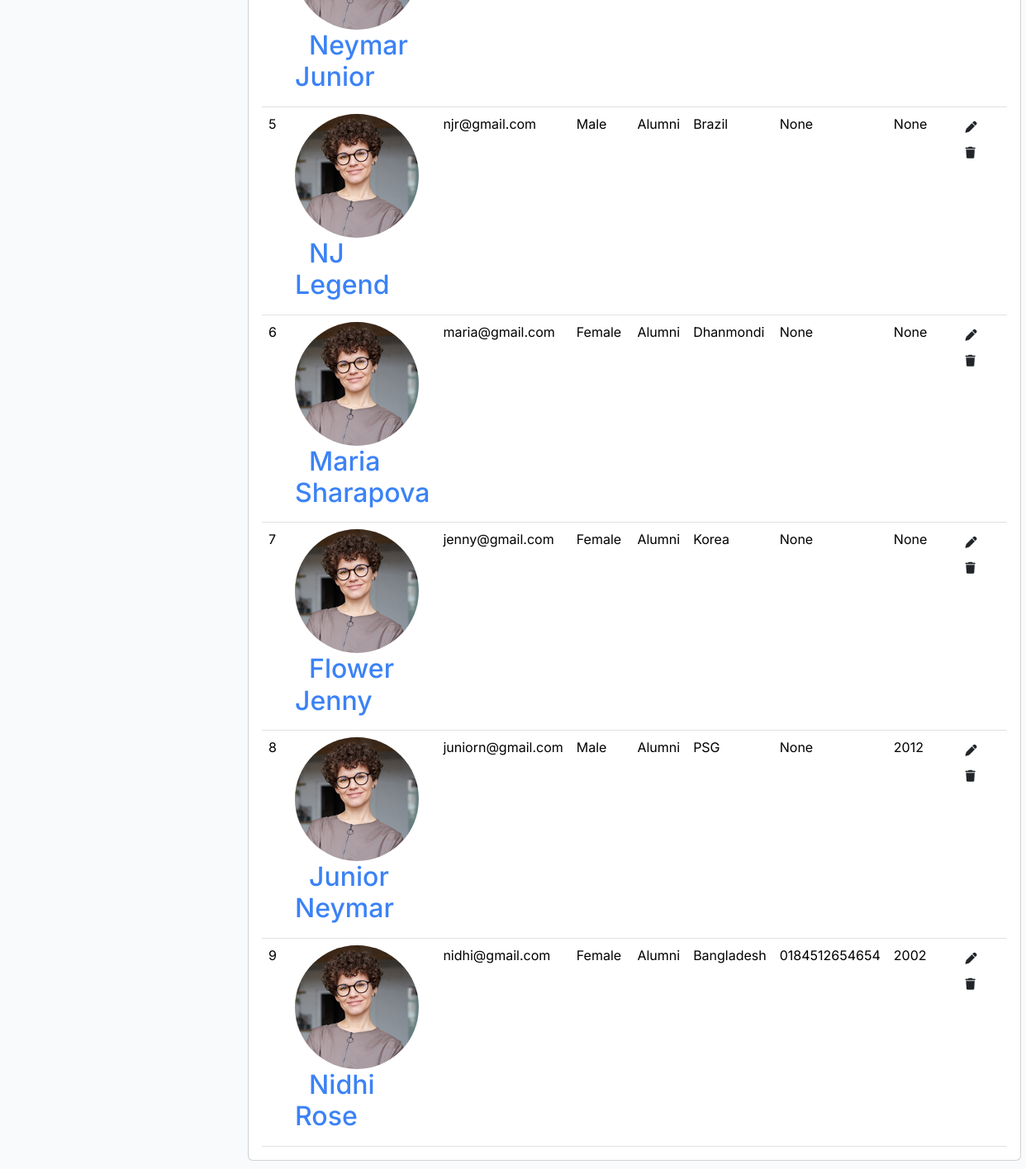
The page /hod/alumni/view (signed in, lower part) on the database as committed earlier.
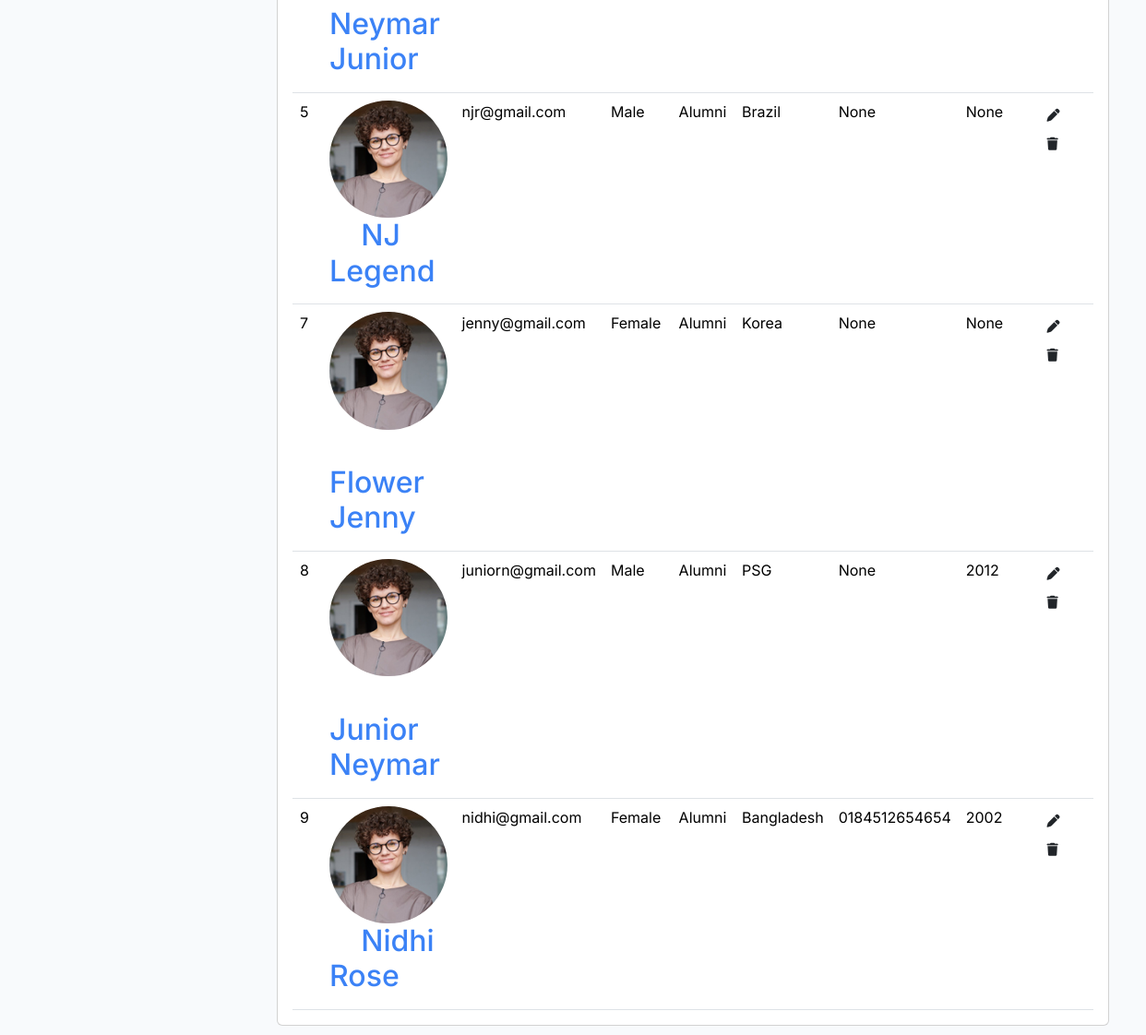
The same page on the database as committed later.
### app/models.py (models this page shows, shortened)
class Alumni(models.Model):
    admin = models.OneToOneField(CustomUser, on_delete=models.CASCADE)
    address = models.TextField(default='')
    gender = models.CharField(max_length=100)
    passing_year = models.CharField(max_length=20, null=True, blank=True)
    phone = models.CharField(max_length=30, null=True, blank=True)
    profession = models.CharField(max_length=200, blank=True)
    company = models.CharField(max_length=200, blank=True)
    linkedin_url = models.URLField(blank=True)
    bio = models.TextField(blank=True)
    map_country = models.CharField(max_length=3, blank=True, help_text='Optional country code for the Alumni Map.')
    map_visible = models.BooleanField(default=False, help_text='Show my selected country on the public Alumni Map.')
    created_at = models.DateTimeField(auto_now_add=True)
    updated_at = models.DateTimeField(auto_now=True)

class CustomUser(AbstractUser):
    USER_TYPE_CHOICES = (
        ('1', 'HOD'),
        ('2', 'Staff'),
        ('3', 'Alumni'),
        ('4', 'Student'),
    )
    email = models.EmailField(unique=True)
    user_type = models.CharField(choices=USER_TYPE_CHOICES, max_length=10, default='4')
    profile_pic = models.ImageField(upload_to='profile_pic', storage=ProfilePictureStorage(), blank=True, null=True)
    USERNAME_FIELD = 'email'
    REQUIRED_FIELDS = ['username']

### webapp/Hod_Views.py (the view)
# urls.py: path('hod/alumni/view', Hod_Views.alumniView, name='view_alumni'),
@role_required('1')
def alumniView(request):
    alumni = Alumni.objects.all()
    context = {
        'alumni': alumni,
    }
    return render(request, 'hod/view_alumni.html', context)

### app/permissions.py (called while the page is built)
def role_required(role):
    def decorator(view):
        @login_required(login_url='/login')
        @wraps(view)
        def wrapped(request, *args, **kwargs):
            if request.user.user_type != role:
                raise PermissionDenied
            return view(request, *args, **kwargs)
        return wrapped
    return decorator

### app/profile_storage.py (called while the page is built)
    def url(self, name):
        if name.startswith('avatars/'):
            return reverse('profile_picture', args=[self._picture_id(name)])
        return default_storage.url(name)

### templates/hod/view_alumni.html (shortened to what this page needs)
{% extends 'base.html' %}
{% load static %}
{% block content %}
    <div class="content container-fluid">
        <div class="row">
            <div class="col-sm-12">
                <div class="card card-table">
                    <div class="card-body">
                        <div class="table-responsive">
                            <table id="table_id" class="table table-hover table-center mb-0">
                                <tbody>
                                {% for i in alumni %}
                                    <tr>
                                        <td>{{ i.id }}</td>
                                        <td>
                                            <h2 class="table-avatar">
                                                {% if user.profile_pic != None and user.profile_pic == "" %}
                                                <a href="{% url 'profile' %}" class="avatar avatar-sm mr-2"><img
                                                        class="avatar-img rounded-circle"
                                                        src=" {{ user.profile_pic }}" alt=""></a>
                                                        {% else %}
                                                        <img
                                                        class="avatar-sm avatar-img rounded-circle"
                                                        src="{% static 'assets/img/profiles/avatar-02.jpg' %}" alt="">&nbsp; &nbsp;</a>
                                                        {% endif %}
                                                <a href="{% url 'profile' %}">{{ i.admin.first_name }} {{ i.admin.last_name }}</a>
                                            </h2>
                                        </td>
                                        <td>{{ i.admin.email }}</td>
                                        <td>{{ i.gender }}</td>
                                        <td>
                                            {% if i.admin.user_type == '3' %} Alumni
                                                {% elif i.admin.user_type == '2' %} Staff
                                                {% elif i.admin.user_type == '1' %} HOD
                                            {% endif %}
                                        </td>
                                        <td>{{ i.address }}</td>
                                        <td>{{ i.phone }}</td>
                                        <td>{{ i.passing_year }}</td>
                                        <td class="text-right">
                                            <div class="actions">
                                                <a href="{% url 'edit_alumni' i.id %}"
                                                   class="btn btn-sm bg-success-light mr-2">
                                                    <i class="fas fa-pen"></i>
                                                </a>
                                                <form method="post" action="{% url 'delete_alumni' i.admin.id %}" class="d-inline">{% csrf_token %}<button type="submit" class="btn btn-sm bg-danger-light" aria-label="Delete alumni"><i class="fas fa-trash"></i></button></form>
                                            </div>
                                        </td>
                                    </tr>
                                {% endfor %}
                                </tbody>
                            </table>
                        </div>
                    </div>
                </div>
            </div>
        </div>
    </div>
{% endblock %}

### templates/base.html (shortened to what this page needs)
<!DOCTYPE html>
{% load static i18n %}
<html lang="en">
<head>
  <link rel="stylesheet" href="https://cdn.jsdelivr.net/npm/bootstrap@5.3.2/dist/css/bootstrap.min.css">
  <link rel="stylesheet" href="https://cdnjs.cloudflare.com/ajax/libs/font-awesome/6.5.0/css/all.min.css">
  <link rel="stylesheet" href="https://cdn.datatables.net/1.13.7/css/dataTables.bootstrap5.min.css">
  <link rel="stylesheet" href="{% static 'assets/css/chandramonians.css' %}">
</head>
<body>
<div class="dash-wrapper">
  <div class="dash-main">
    <div class="dash-content">
      {% block content %}{% endblock %}
    </div>
  </div>
</div>
</body>
</html>

### templates/partials/sidebar.html (shortened to what this page needs)
{% load static i18n %}

### static/assets/css/chandramonians.css (style rules this page uses)
:root { --primary: #1e40af; --primary-dark: #1e3a8a; --primary-light: #3b82f6; --primary-pale: #eff6ff; --accent: #f59e0b; --accent-dark: #d97706; --accent-pale: #fffbeb; --success: #16a34a; --danger: #dc2626; --warning: #d97706; --bg: #f8fafc; --card-bg: #ffffff; --border: #e2e8f0; --text: #1e293b; --text-muted: #64748b; --radius: 14px; --radius-sm: 8px; --shadow: 0 2px 12px rgba(0,0,0,.06); --shadow-md: 0 8px 30px rgba(0,0,0,.10); --shadow-lg: 0 20px 60px rgba(0,0,0,.15); --transition: all .22s ease; }
*, *::before, *::after { box-sizing: border-box; }
html { scroll-behavior: smooth; }
body { font-family: 'Inter', -apple-system, BlinkMacSystemFont, 'Segoe UI', sans-serif; background: var(--bg); color: var(--text); line-height: 1.6; }
a { color: var(--primary-light); text-decoration: none; transition: var(--transition); }
img { max-width: 100%; }
.dash-wrapper { display: flex; min-height: 100vh; }
.dash-main { margin-left: 260px; flex: 1; display: flex; flex-direction: column; }
.dash-content { padding: 1.75rem; flex: 1; }

Rows that differ between the two databases and show on the page:
removed Alumni: id "6", admin.first_name "Maria", admin.last_name "Sharapova", admin.email "maria@gmail.com", gender "Female", shows "Alumni", address "Dhanmondi", phone "None", passing_year "None"
